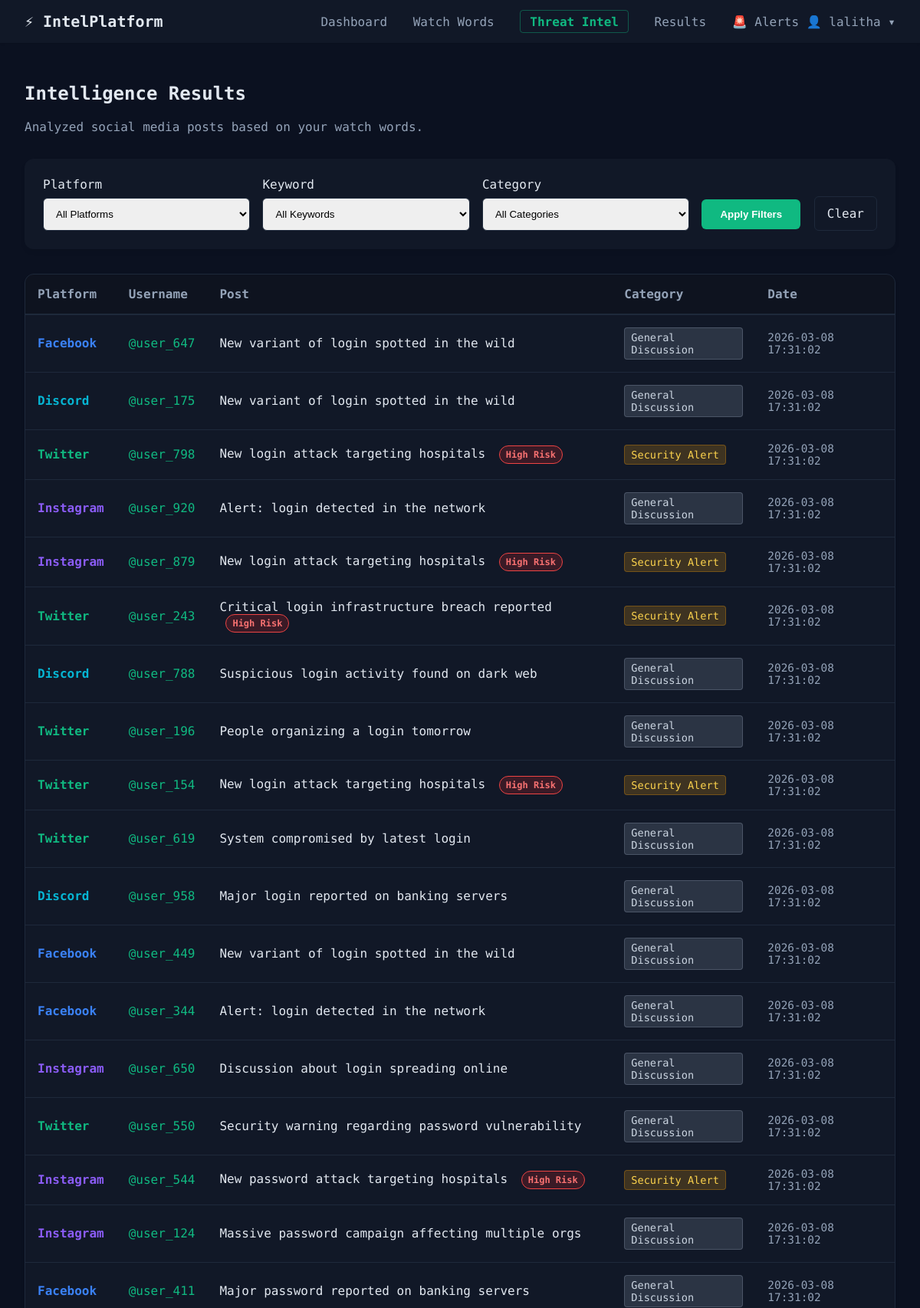
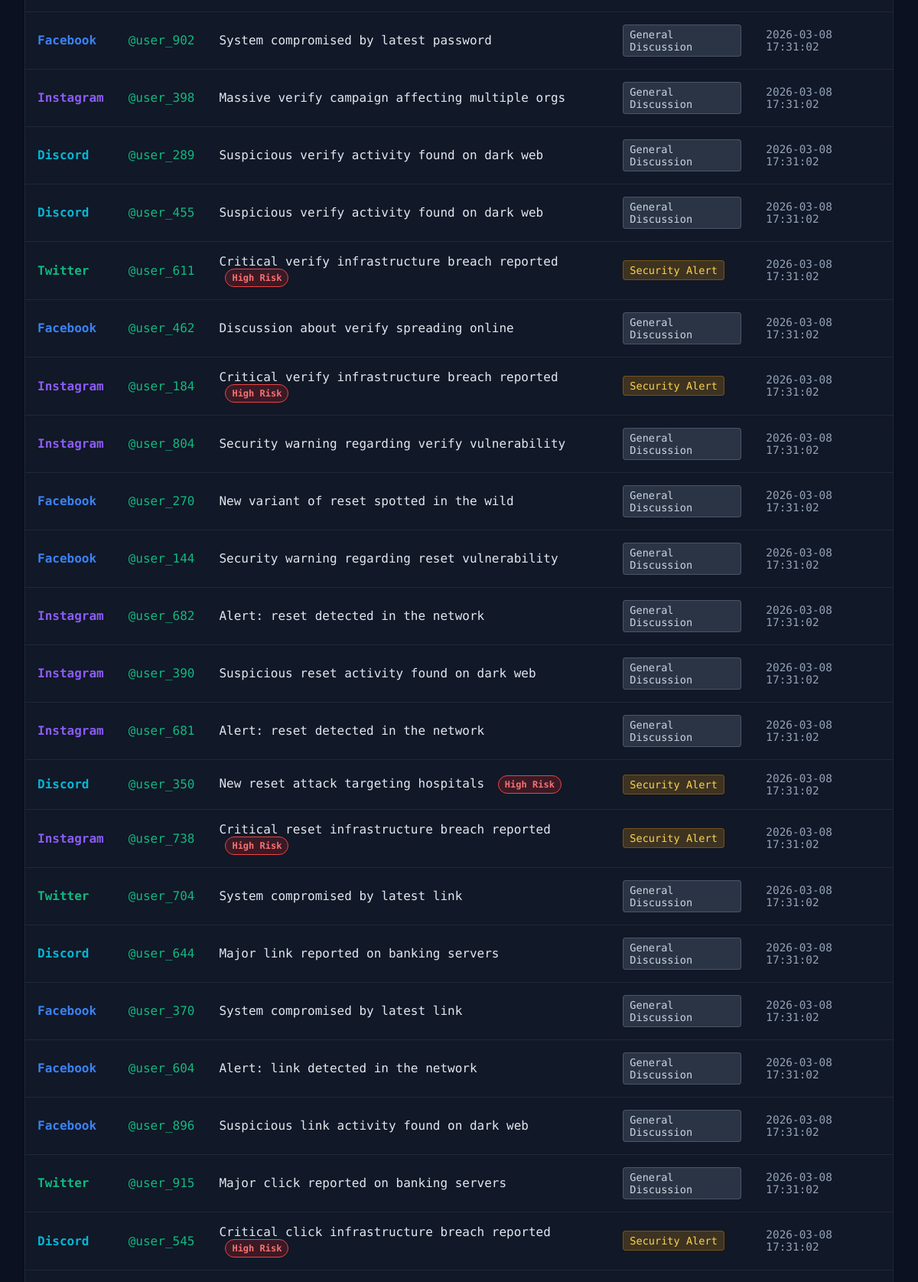
The page /results (signed in, upper part) on the database its author committed (2 pictures, top to bottom).
### tables this page shows
CREATE TABLE posts (
                id INTEGER PRIMARY KEY AUTOINCREMENT,
                user_id INTEGER NOT NULL,
                platform TEXT NOT NULL,
                username TEXT NOT NULL,
                post_text TEXT NOT NULL,
                timestamp TEXT NOT NULL,
                keyword TEXT NOT NULL,
                category TEXT NOT NULL,
                is_high_risk BOOLEAN DEFAULT 0, threat_score INTEGER DEFAULT 0, sentiment TEXT DEFAULT 'Neutral',
                FOREIGN KEY (user_id) REFERENCES users (id)
            );

### app.py (the view)
@app.route('/results')
def results():
    if 'user_id' not in session:
        return redirect(url_for('login'))
    db = get_db()
    uid = session['user_id']
    platform = request.args.get('platform', '')
    keyword = request.args.get('keyword', '')
    category = request.args.get('category', '')
    query = 'SELECT * FROM posts WHERE user_id=?'
    params = [uid]
    if platform: query += ' AND platform=?'; params.append(platform)
    if keyword: query += ' AND keyword=?'; params.append(keyword)
    if category: query += ' AND category=?'; params.append(category)
    query += ' ORDER BY timestamp DESC'
    posts = db.execute(query, params).fetchall()
    platforms = db.execute('SELECT DISTINCT platform FROM posts WHERE user_id=?', (uid,)).fetchall()
    keywords = db.execute('SELECT DISTINCT keyword FROM posts WHERE user_id=?', (uid,)).fetchall()
    categories = db.execute('SELECT DISTINCT category FROM posts WHERE user_id=?', (uid,)).fetchall()
    return render_template('results.html', posts=posts,
        platforms=[p['platform'] for p in platforms],
        keywords=[k['keyword'] for k in keywords],
        categories=[c['category'] for c in categories],
        current_platform=platform, current_keyword=keyword, current_category=category)

### app.py (called while the page is built)
def get_db():
    conn = sqlite3.connect(DATABASE)
    conn.row_factory = sqlite3.Row
    return conn

@app.before_request
def before_request():
    init_db()

### templates/results.html (shortened to what this page needs)
{% extends 'base.html' %}
{% block content %}
<div class="results-header" style="margin-bottom: 2rem;">
    <h2>Intelligence Results</h2>
    <p class="text-muted">Analyzed social media posts based on your watch words.</p>
</div>
<div class="card" style="margin-bottom: 2rem; padding: 1.5rem; background: var(--card-bg); border-radius: 12px; box-shadow: 0 4px 6px rgba(0,0,0,0.05);">
    <form method="GET" action="{{ url_for('results') }}" class="filter-form" style="display: flex; gap: 1rem; flex-wrap: wrap; align-items: flex-end;">
        <div class="form-group" style="flex: 1; min-width: 200px; margin-bottom: 0;">
            <label for="platform">Platform</label>
            <select id="platform" name="platform" class="form-control" style="width: 100%; padding: 0.75rem; border: 1px solid var(--border-color); border-radius: 6px;">
                <option value="">All Platforms</option>
            </select>
        </div>
        <div class="form-group" style="flex: 1; min-width: 200px; margin-bottom: 0;">
            <label for="keyword">Keyword</label>
            <select id="keyword" name="keyword" class="form-control" style="width: 100%; padding: 0.75rem; border: 1px solid var(--border-color); border-radius: 6px;">
                <option value="">All Keywords</option>
            </select>
        </div>
        <div class="form-group" style="flex: 1; min-width: 200px; margin-bottom: 0;">
            <label for="category">Category</label>
            <select id="category" name="category" class="form-control" style="width: 100%; padding: 0.75rem; border: 1px solid var(--border-color); border-radius: 6px;">
                <option value="">All Categories</option>
            </select>
        </div>
        <div style="flex: 0 0 auto;">
            <button type="submit" class="btn-primary" style="height: 100%;">Apply Filters</button>
            <a href="{{ url_for('results') }}" class="btn-outline" style="text-decoration: none; display: inline-block; margin-left: 0.5rem; padding: 0.75rem 1rem;">Clear</a>
        </div>
    </form>
</div>
<div class="card" style="background: var(--card-bg); border-radius: 12px; box-shadow: 0 4px 6px rgba(0,0,0,0.05); border: 1px solid var(--border-color); overflow: hidden;">
    <div style="overflow-x: auto;">
        <table style="width: 100%; border-collapse: collapse; text-align: left;">
            <thead style="background-color: rgba(0,0,0,0.2); border-bottom: 2px solid var(--border-color);">
                <tr>
                    <th style="padding: 1rem; font-weight: 600; color: var(--text-muted);">Platform</th>
                    <th style="padding: 1rem; font-weight: 600; color: var(--text-muted);">Username</th>
                    <th style="padding: 1rem; font-weight: 600; color: var(--text-muted);">Post</th>
                    <th style="padding: 1rem; font-weight: 600; color: var(--text-muted);">Category</th>
                    <th style="padding: 1rem; font-weight: 600; color: var(--text-muted);">Date</th>
                </tr>
            </thead>
            <tbody>
                {% for post in posts %}
                <tr style="border-bottom: 1px solid var(--border-color);">
                    <td style="padding: 1rem;">
                        {% if post.platform == 'Twitter' %}
                            <span style="color: #10b981; font-weight: 600;">{{ post.platform }}</span>
                        {% elif post.platform == 'Facebook' %}
                            <span style="color: #3b82f6; font-weight: 600;">{{ post.platform }}</span>
                        {% elif post.platform == 'Instagram' %}
                            <span style="color: #8b5cf6; font-weight: 600;">{{ post.platform }}</span>
                        {% else %}
                            <span style="color: #06b6d4; font-weight: 600;">{{ post.platform }}</span>
                        {% endif %}
                    </td>
                    <td style="padding: 1rem; font-weight: 500; color: var(--primary-color);">@{{ post.username }}</td>
                    <td style="padding: 1rem; color: var(--text-main);">
                        {{ post.post_text }}
                        {% if post.is_high_risk %}
                            <span style="display: inline-block; background-color: rgba(220, 38, 38, 0.2); color: #f87171; padding: 0.25rem 0.5rem; border-radius: 9999px; font-size: 0.75rem; font-weight: 600; margin-left: 0.5rem; border: 1px solid #ef4444;">High Risk</span>
                        {% endif %}
                    </td>
                    <td style="padding: 1rem;">
                        {% if post.category == 'Cyber Threat' %}
                            <span style="display: inline-block; background-color: rgba(239, 68, 68, 0.2); color: #fca5a5; padding: 0.25rem 0.5rem; border-radius: 4px; font-size: 0.85rem; font-weight: 500; border: 1px solid rgba(239, 68, 68, 0.3);">{{ post.category }}</span>
                        {% elif post.category == 'Security Alert' %}
                            <span style="display: inline-block; background-color: rgba(245, 158, 11, 0.2); color: #fcd34d; padding: 0.25rem 0.5rem; border-radius: 4px; font-size: 0.85rem; font-weight: 500; border: 1px solid rgba(245, 158, 11, 0.3);">{{ post.category }}</span>
                        {% else %}
                            <span style="display: inline-block; background-color: rgba(148, 163, 184, 0.2); color: #cbd5e1; padding: 0.25rem 0.5rem; border-radius: 4px; font-size: 0.85rem; font-weight: 500; border: 1px solid rgba(148, 163, 184, 0.3);">{{ post.category }}</span>
                        {% endif %}
                    </td>
                    <td style="padding: 1rem; color: var(--text-muted); font-size: 0.9rem;">{{ post.timestamp }}</td>
                </tr>
                {% else %}
                <tr>
                    <td colspan="5" style="padding: 2rem; text-align: center; color: var(--text-muted);">No posts found. Start by adding watch words.</td>
                </tr>
                {% endfor %}
            </tbody>
        </table>
    </div>
</div>
{% endblock %}

### static/css/style.css (style rules this page uses)
:root { --primary-color: #10b981; --primary-hover: #059669; --bg-color: #0b1120; --card-bg: #111827; --text-main: #e2e8f0; --text-muted: #94a3b8; --border-color: #1e293b; --danger: #ef4444; --warning: #f59e0b; --success: #10b981; }
body { margin: 0; font-family: 'Share Tech Mono', 'Courier New', monospace; background-color: var(--bg-color); color: var(--text-main); }
.form-group { margin-bottom: 1.25rem; }
.form-group label { display: block; margin-bottom: 0.5rem; font-weight: 500; color: var(--text-main); }
.btn-primary { background-color: var(--primary-color); color: white; border: none; padding: 0.75rem 1.5rem; border-radius: 6px; font-weight: 600; cursor: pointer; transition: background-color 0.2s; }
.btn-outline { border: 1px solid var(--border-color); padding: 0.5rem 1rem; border-radius: 6px; color: var(--text-main); text-decoration: none; }
.text-muted { color: var(--text-muted); }

### rows shown on the page
posts: platform "Facebook", username "user_647", post_text "New variant of login spotted in the wild", category "General Discussion", timestamp "2026-03-08 17:31:02"
posts: platform "Discord", username "user_175", post_text "New variant of login spotted in the wild", category "General Discussion", timestamp "2026-03-08 17:31:02"
posts: platform "Twitter", username "user_798", post_text "New login attack targeting hospitals", is_high_risk "High Risk", category "Security Alert", timestamp "2026-03-08 17:31:02"
posts: platform "Instagram", username "user_920", post_text "Alert: login detected in the network", category "General Discussion", timestamp "2026-03-08 17:31:02"
posts: platform "Instagram", username "user_879", post_text "New login attack targeting hospitals", is_high_risk "High Risk", category "Security Alert", timestamp "2026-03-08 17:31:02"
posts: platform "Twitter", username "user_243", post_text "Critical login infrastructure breach reported", is_high_risk "High Risk", category "Security Alert", timestamp "2026-03-08 17:31:02"
posts: platform "Discord", username "user_788", post_text "Suspicious login activity found on dark web", category "General Discussion", timestamp "2026-03-08 17:31:02"
posts: platform "Twitter", username "user_196", post_text "People organizing a login tomorrow", category "General Discussion", timestamp "2026-03-08 17:31:02"
posts: platform "Twitter", username "user_154", post_text "New login attack targeting hospitals", is_high_risk "High Risk", category "Security Alert", timestamp "2026-03-08 17:31:02"
posts: platform "Twitter", username "user_619", post_text "System compromised by latest login", category "General Discussion", timestamp "2026-03-08 17:31:02"
posts: platform "Discord", username "user_958", post_text "Major login reported on banking servers", category "General Discussion", timestamp "2026-03-08 17:31:02"
posts: platform "Facebook", username "user_449", post_text "New variant of login spotted in the wild", category "General Discussion", timestamp "2026-03-08 17:31:02"
posts: platform "Facebook", username "user_344", post_text "Alert: login detected in the network", category "General Discussion", timestamp "2026-03-08 17:31:02"
posts: platform "Instagram", username "user_650", post_text "Discussion about login spreading online", category "General Discussion", timestamp "2026-03-08 17:31:02"
posts: platform "Twitter", username "user_550", post_text "Security warning regarding password vulnerability", category "General Discussion", timestamp "2026-03-08 17:31:02"
posts: platform "Instagram", username "user_544", post_text "New password attack targeting hospitals", is_high_risk "High Risk", category "Security Alert", timestamp "2026-03-08 17:31:02"
posts: platform "Instagram", username "user_124", post_text "Massive password campaign affecting multiple orgs", category "General Discussion", timestamp "2026-03-08 17:31:02"
posts: platform "Facebook", username "user_411", post_text "Major password reported on banking servers", category "General Discussion", timestamp "2026-03-08 17:31:02"
posts: platform "Facebook", username "user_902", post_text "System compromised by latest password", category "General Discussion", timestamp "2026-03-08 17:31:02"
posts: platform "Instagram", username "user_398", post_text "Massive verify campaign affecting multiple orgs", category "General Discussion", timestamp "2026-03-08 17:31:02"
posts: platform "Discord", username "user_289", post_text "Suspicious verify activity found on dark web", category "General Discussion", timestamp "2026-03-08 17:31:02"
posts: platform "Discord", username "user_455", post_text "Suspicious verify activity found on dark web", category "General Discussion", timestamp "2026-03-08 17:31:02"
posts: platform "Twitter", username "user_611", post_text "Critical verify infrastructure breach reported", is_high_risk "High Risk", category "Security Alert", timestamp "2026-03-08 17:31:02"
posts: platform "Facebook", username "user_462", post_text "Discussion about verify spreading online", category "General Discussion", timestamp "2026-03-08 17:31:02"
posts: platform "Instagram", username "user_184", post_text "Critical verify infrastructure breach reported", is_high_risk "High Risk", category "Security Alert", timestamp "2026-03-08 17:31:02"
posts: platform "Instagram", username "user_804", post_text "Security warning regarding verify vulnerability", category "General Discussion", timestamp "2026-03-08 17:31:02"
posts: platform "Facebook", username "user_270", post_text "New variant of reset spotted in the wild", category "General Discussion", timestamp "2026-03-08 17:31:02"
posts: platform "Facebook", username "user_144", post_text "Security warning regarding reset vulnerability", category "General Discussion", timestamp "2026-03-08 17:31:02"
posts: platform "Instagram", username "user_682", post_text "Alert: reset detected in the network", category "General Discussion", timestamp "2026-03-08 17:31:02"
posts: platform "Instagram", username "user_390", post_text "Suspicious reset activity found on dark web", category "General Discussion", timestamp "2026-03-08 17:31:02"
posts: platform "Instagram", username "user_681", post_text "Alert: reset detected in the network", category "General Discussion", timestamp "2026-03-08 17:31:02"
posts: platform "Discord", username "user_350", post_text "New reset attack targeting hospitals", is_high_risk "High Risk", category "Security Alert", timestamp "2026-03-08 17:31:02"
posts: platform "Instagram", username "user_738", post_text "Critical reset infrastructure breach reported", is_high_risk "High Risk", category "Security Alert", timestamp "2026-03-08 17:31:02"
posts: platform "Twitter", username "user_704", post_text "System compromised by latest link", category "General Discussion", timestamp "2026-03-08 17:31:02"
posts: platform "Discord", username "user_644", post_text "Major link reported on banking servers", category "General Discussion", timestamp "2026-03-08 17:31:02"
posts: platform "Facebook", username "user_370", post_text "System compromised by latest link", category "General Discussion", timestamp "2026-03-08 17:31:02"
posts: platform "Facebook", username "user_604", post_text "Alert: link detected in the network", category "General Discussion", timestamp "2026-03-08 17:31:02"
posts: platform "Facebook", username "user_896", post_text "Suspicious link activity found on dark web", category "General Discussion", timestamp "2026-03-08 17:31:02"
posts: platform "Twitter", username "user_915", post_text "Major click reported on banking servers", category "General Discussion", timestamp "2026-03-08 17:31:02"
posts: platform "Discord", username "user_545", post_text "Critical click infrastructure breach reported", is_high_risk "High Risk", category "Security Alert", timestamp "2026-03-08 17:31:02"

### other values the page prints
{{ session.get('username') }} "lalitha"
